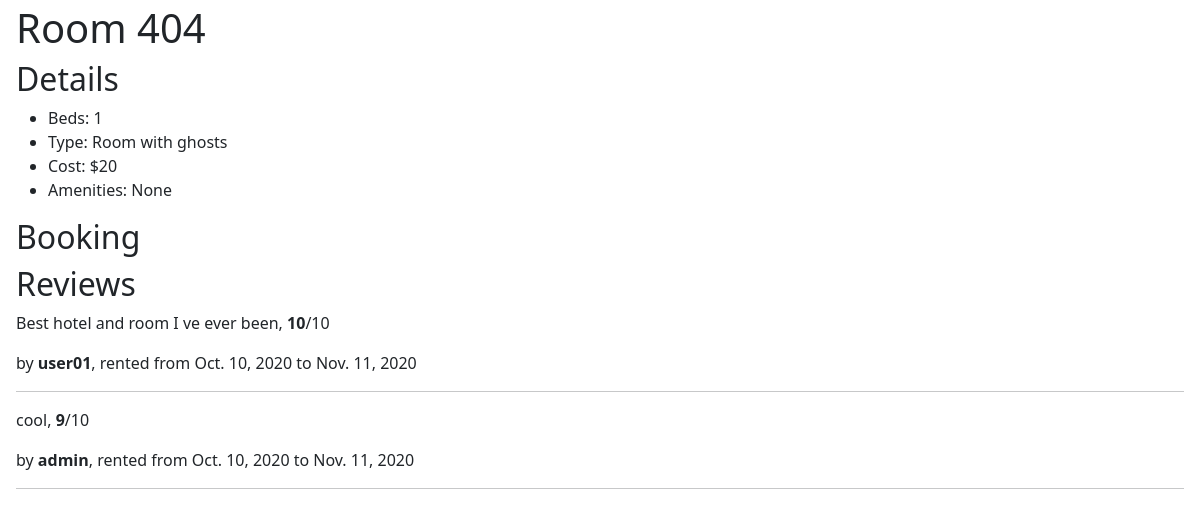
Screenshot of /hotel/1/3/ with the database file from the repository.
### hotels_app/models.py (models this page shows)
class Room(models.Model):
    number = models.IntegerField()
    hotel = models.ForeignKey(Hotel, on_delete=models.CASCADE)
    type = models.CharField(max_length=127)
    cost = models.PositiveIntegerField()
    beds = models.PositiveSmallIntegerField()
    amenities = models.CharField(max_length=255, blank=True, null=True)

class Review(models.Model):
    booking = models.ForeignKey(Booking, on_delete=models.CASCADE)
    text = models.TextField()
    rating = models.PositiveSmallIntegerField(
        validators=[
            MaxValueValidator(10),
            MinValueValidator(1)
        ]
    )

class Booking(models.Model):
    reservee = models.ForeignKey(User, on_delete=models.CASCADE)
    reservation = models.ForeignKey(Room, on_delete=models.CASCADE)
    date_start = models.DateField()
    date_end = models.DateField()
    approved = models.BooleanField(default=False)

### hotels_app/views.py (the view, shortened to what this page needs)
# urls.py: path('hotel/<hotel_id>/<int:pk>/', RoomDetailView.as_view(), name="get_room"),
class RoomDetailView(DetailView):
    model = Room
    def get_context_data(self, **kwargs):
        context = super().get_context_data(**kwargs)
        user = self.request.user
        bookings = Booking.objects.filter(reservation=self.object.id)
        booking_ids = [booking['id'] for booking in bookings.values()]
        reviews = Review.objects.filter(booking__in=booking_ids)
        reviews_by_user = 0
        for review in reviews:
            if review.booking.reservee == user:
                reviews_by_user += 1
        for booking in bookings:
            if booking.reservee == user:
                reviews_by_user -= 1
        review_form = ReviewForm()
        if reviews_by_user == 0:
            review_form = None
        booking_form = BookingForm()
        context["reviews"] = reviews
        context["review_form"] = review_form
        context["booking_form"] = booking_form
        return context

### hotels_app/templates/hotels_app/room_detail.html (shortened to what this page needs)
<!DOCTYPE html>
<html lang="en">
<head>
    <link href="https://cdn.jsdelivr.net/npm/bootstrap@5.0.2/dist/css/bootstrap.min.css" rel="stylesheet"
>
</head>
<body>
<div class="main mx-3 my-1">
    <h1>Room {{ room.number }}</h1>
    <h2>Details</h2>
    <uL>
        <li>Beds: {{ room.beds }}</li>
        <li>Type: {{ room.type }}</li>
        <li>Cost: ${{ room.cost }}</li>
        <li>Amenities: {{ room.amenities }}</li>
    </uL>
    <h2>Booking</h2>
    <h2>Reviews</h2>
    {% for obj in reviews %}
    <p> {{ obj.text }}, <b>{{ obj.rating }}</b>/10 </p>
    <p> by <b>{{ obj.booking.reservee }}</b>, rented from {{ obj.booking.date_start }} to {{obj.booking.date_end }}</p>
    <hr>
    {% endfor %}
</div>
</body>
</html>

### rows the page displays
Room: number "404", beds "1", type "Room with ghosts", cost "20", amenities "None"
Review: text "Best hotel and room I ve ever been", rating "10", booking.reservee "user01", booking.date_start "Oct. 10, 2020", booking.date_end "Nov. 11, 2020"
Review: text "cool", rating "9", booking.reservee "admin", booking.date_start "Oct. 10, 2020", booking.date_end "Nov. 11, 2020"
